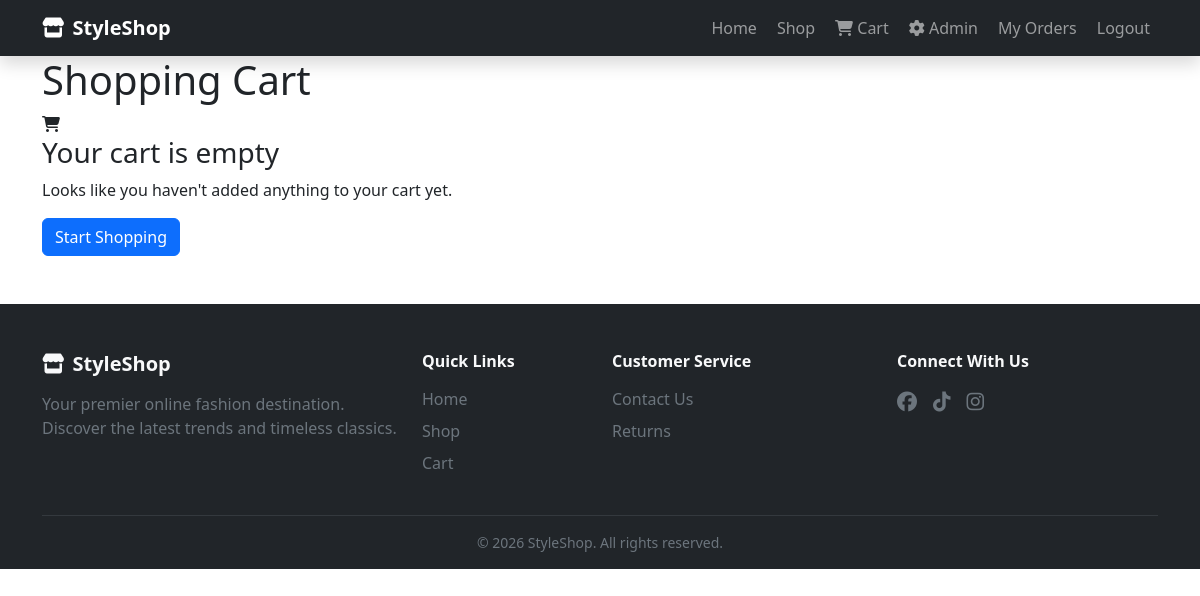
Page /cart (signed in) on the committed database.
### models.py (models this page shows)
class SiteSettings(db.Model):
    __tablename__ = 'site_settings'
    id = db.Column(db.Integer, primary_key=True)
    admin_id = db.Column(db.Integer, db.ForeignKey('users.id'), nullable=True, unique=True)
    hero_title = db.Column(db.String(200), default='Discover Your Style')
    hero_subtitle = db.Column(db.Text, default='Explore our curated collection of premium fashion pieces designed for the modern individual.')
    hero_bg_image = db.Column(db.String(300))
    site_name = db.Column(db.String(100), default='StyleShop')
    footer_about = db.Column(db.Text, default='Your premier online fashion destination. Discover the latest trends and timeless classics.')
    social_facebook = db.Column(db.String(300), default='#')
    social_tiktok = db.Column(db.String(300), default='#')
    social_instagram = db.Column(db.String(300), default='#')
    promo_enabled = db.Column(db.Boolean, default=True)
    promo_title = db.Column(db.String(200), default='Get 20% Off Your First Order')
    promo_subtitle = db.Column(db.Text, default='Sign up today and receive an exclusive discount on your first purchase.')
    @staticmethod
    def get_settings(admin_id=None):
        settings = SiteSettings.query.filter_by(admin_id=admin_id).first()
        if not settings:
            settings = SiteSettings(admin_id=admin_id)
            db.session.add(settings)
            db.session.commit()
        return settings

### routes/store.py (the view)
@store_bp.route('/cart')
def cart():
    cart = get_or_create_cart()
    return render_template('store/cart.html', cart=cart)

### models.py (called while the page is built)
    @property
    def item_count(self):
        return sum(item.quantity for item in self.items)

### routes/store.py (called while the page is built, shortened)
def get_or_create_cart():
    if current_user.is_authenticated:
        cart = Cart.query.filter_by(user_id=current_user.id).first()
    return cart

### templates/store/cart.html (shortened to what this page needs)
{% extends "base.html" %}
{% block content %}
<div class="container">
    <h1 class="page-title" id="cart-title">Shopping Cart</h1>
    {% if cart and cart.items %}
    <div class="cart-layout" id="cart-layout">
        <div class="cart-items">
            {% for item in cart.items %}
            <div class="cart-item" id="cart-item-{{ item.id }}">
                <div class="cart-item-image">
                    {% if item.product.image %}
                        <img src="{{ url_for('static', filename='uploads/' + item.product.image) }}" alt="{{ item.product.name }}">
                    {% else %}
                        <div class="cart-item-placeholder"><i class="fas fa-image"></i></div>
                    {% endif %}
                </div>
                <div class="cart-item-details">
                    <h3 class="cart-item-name">
                        <a href="{{ url_for('store.product_detail', product_id=item.product.id) }}">{{ item.product.name }}</a>
                    </h3>
                    <span class="cart-item-category">{{ item.product.category.name if item.product.category else '' }}</span>
                    <span class="cart-item-price">GH₵{{ "%.2f"|format(item.product.price) }}</span>
                </div>
                <div class="cart-item-quantity">
                    <form action="{{ url_for('store.update_cart', item_id=item.id) }}" method="POST" class="qty-form">
                        <div class="quantity-input">
                            <button type="button" class="qty-btn" onclick="this.nextElementSibling.stepDown(); this.form.submit();">-</button>
                            <input type="number" name="quantity" value="{{ item.quantity }}" min="1" max="{{ item.product.stock }}" onchange="this.form.submit()">
                            <button type="button" class="qty-btn" onclick="this.previousElementSibling.stepUp(); this.form.submit();">+</button>
                        </div>
                    </form>
                </div>
                <div class="cart-item-subtotal">
                    <span>GH₵{{ "%.2f"|format(item.subtotal) }}</span>
                </div>
                <form action="{{ url_for('store.remove_from_cart', item_id=item.id) }}" method="POST">
                    <button type="submit" class="btn-remove" title="Remove item" id="remove-{{ item.id }}">
                        <i class="fas fa-trash"></i>
                    </button>
                </form>
            </div>
            {% endfor %}
        </div>
        <div class="cart-summary" id="cart-summary">
            <h3>Order Summary</h3>
            <div class="summary-row">
                <span>Items ({{ cart.item_count }})</span>
                <span>GH₵{{ "%.2f"|format(cart.total) }}</span>
            </div>
            <div class="summary-row">
                <span>Shipping</span>
                <span class="free-shipping">Free</span>
            </div>
            <hr>
            <div class="summary-row summary-total">
                <span>Total</span>
                <span>GH₵{{ "%.2f"|format(cart.total) }}</span>
            </div>
            <a href="{{ url_for('store.checkout') }}" class="btn btn-primary btn-lg btn-full" id="checkout-btn">
                Proceed to Checkout
            </a>
            <a href="{{ url_for('store.shop') }}" class="btn btn-outline btn-full" id="continue-shopping-btn">
                Continue Shopping
            </a>
        </div>
    </div>
    {% else %}
    <div class="empty-state" id="empty-cart">
        <i class="fas fa-shopping-cart"></i>
        <h3>Your cart is empty</h3>
        <p>Looks like you haven't added anything to your cart yet.</p>
        <a href="{{ url_for('store.shop') }}" class="btn btn-primary">Start Shopping</a>
    </div>
    {% endif %}
</div>
{% endblock %}

### templates/base.html (shortened to what this page needs)
<!DOCTYPE html>
<html lang="en" data-bs-theme="light">
<head>
    <link href="https://cdn.jsdelivr.net/npm/bootstrap@5.3.3/dist/css/bootstrap.min.css" rel="stylesheet">
    <link rel="stylesheet" href="https://cdnjs.cloudflare.com/ajax/libs/font-awesome/6.5.1/css/all.min.css">
    <link rel="stylesheet" href="{{ url_for('static', filename='css/style.css') }}">
</head>
<body>
    <nav class="navbar navbar-expand-lg navbar-dark bg-dark sticky-top shadow" id="main-navbar">
        <div class="container">
            <a class="navbar-brand d-flex align-items-center gap-2 fw-bold" href="{{ url_for('store.home') }}" id="nav-logo">
                <i class="fas fa-store"></i>
                <span>{{ settings.site_name }}</span>
            </a>
            <div class="collapse navbar-collapse" id="navbarNav">
                <ul class="navbar-nav ms-auto align-items-lg-center gap-lg-1">
                    <li class="nav-item">
                        <a class="nav-link" href="{{ url_for('store.home') }}" id="nav-home">Home</a>
                    </li>
                    <li class="nav-item">
                        <a class="nav-link" href="{{ url_for('store.shop') }}" id="nav-shop">Shop</a>
                    </li>
                    <li class="nav-item">
                        <a class="nav-link position-relative" href="{{ url_for('store.cart') }}" id="nav-cart">
                            <i class="fas fa-shopping-cart"></i> Cart
                        </a>
                    </li>
                    {% if current_user.is_authenticated %}
                        {% if current_user.is_admin %}
                            <li class="nav-item">
                                <a class="nav-link" href="{{ url_for('admin.dashboard') }}" id="nav-admin">
                                    <i class="fas fa-cog"></i> Admin
                                </a>
                            </li>
                        {% endif %}
                        <li class="nav-item">
                            <a class="nav-link" href="{{ url_for('store.my_orders') }}" id="nav-orders">My Orders</a>
                        </li>
                        <li class="nav-item">
                            <a class="nav-link" href="{{ url_for('auth.logout') }}" id="nav-logout">Logout</a>
                        </li>
                    {% else %}
                        <li class="nav-item">
                            <a class="btn btn-outline-light btn-sm ms-lg-2" href="{{ url_for('auth.login') }}" id="nav-login">
                                <i class="fas fa-sign-in-alt"></i> Login
                            </a>
                        </li>
                    {% endif %}
                </ul>
            </div>
        </div>
    </nav>
    <main id="main-content">
        {% block content %}{% endblock %}
    </main>
    <footer class="bg-dark text-light pt-5 pb-3 mt-5" id="footer">
        <div class="container">
            <div class="row g-4">
                <div class="col-lg-4 col-md-6">
                    <h5 class="fw-bold mb-3"><i class="fas fa-store me-2"></i>{{ settings.site_name }}</h5>
                    <p class="text-secondary">{{ settings.footer_about }}</p>
                </div>
                <div class="col-lg-2 col-md-6">
                    <h6 class="fw-semibold mb-3">Quick Links</h6>
                    <ul class="list-unstyled">
                        <li class="mb-2"><a href="{{ url_for('store.home') }}" class="text-secondary text-decoration-none footer-link">Home</a></li>
                        <li class="mb-2"><a href="{{ url_for('store.shop') }}" class="text-secondary text-decoration-none footer-link">Shop</a></li>
                        <li class="mb-2"><a href="{{ url_for('store.cart') }}" class="text-secondary text-decoration-none footer-link">Cart</a></li>
                    </ul>
                </div>
                <div class="col-lg-3 col-md-6">
                    <h6 class="fw-semibold mb-3">Customer Service</h6>
                    <ul class="list-unstyled">
                        <li class="mb-2"><a href="#" class="text-secondary text-decoration-none footer-link">Contact Us</a></li>
                        <li class="mb-2"><a href="#" class="text-secondary text-decoration-none footer-link">Returns</a></li>
                    </ul>
                </div>
                <div class="col-lg-3 col-md-6">
                    <h6 class="fw-semibold mb-3">Connect With Us</h6>
                    <div class="d-flex gap-3">
                        <a href="{{ settings.social_facebook }}" class="text-secondary fs-5 footer-link" aria-label="Facebook" target="_blank" rel="noopener noreferrer"><i class="fab fa-facebook"></i></a>
                        <a href="{{ settings.social_tiktok }}" class="text-secondary fs-5 footer-link" aria-label="TikTok" target="_blank" rel="noopener noreferrer"><i class="fab fa-tiktok"></i></a>
                        <a href="{{ settings.social_instagram }}" class="text-secondary fs-5 footer-link" aria-label="Instagram" target="_blank" rel="noopener noreferrer"><i class="fab fa-instagram"></i></a>
                    </div>
                </div>
            </div>
            <hr class="border-secondary mt-4">
            <p class="text-center text-secondary mb-0 small">&copy; 2026 {{ settings.site_name }}. All rights reserved.</p>
        </div>
    </footer>
</body>
</html>

### rows in the picture
SiteSettings: site_name "StyleShop", footer_about "Your premier online fashion destination. Discover the latest trends and timeless classics."
